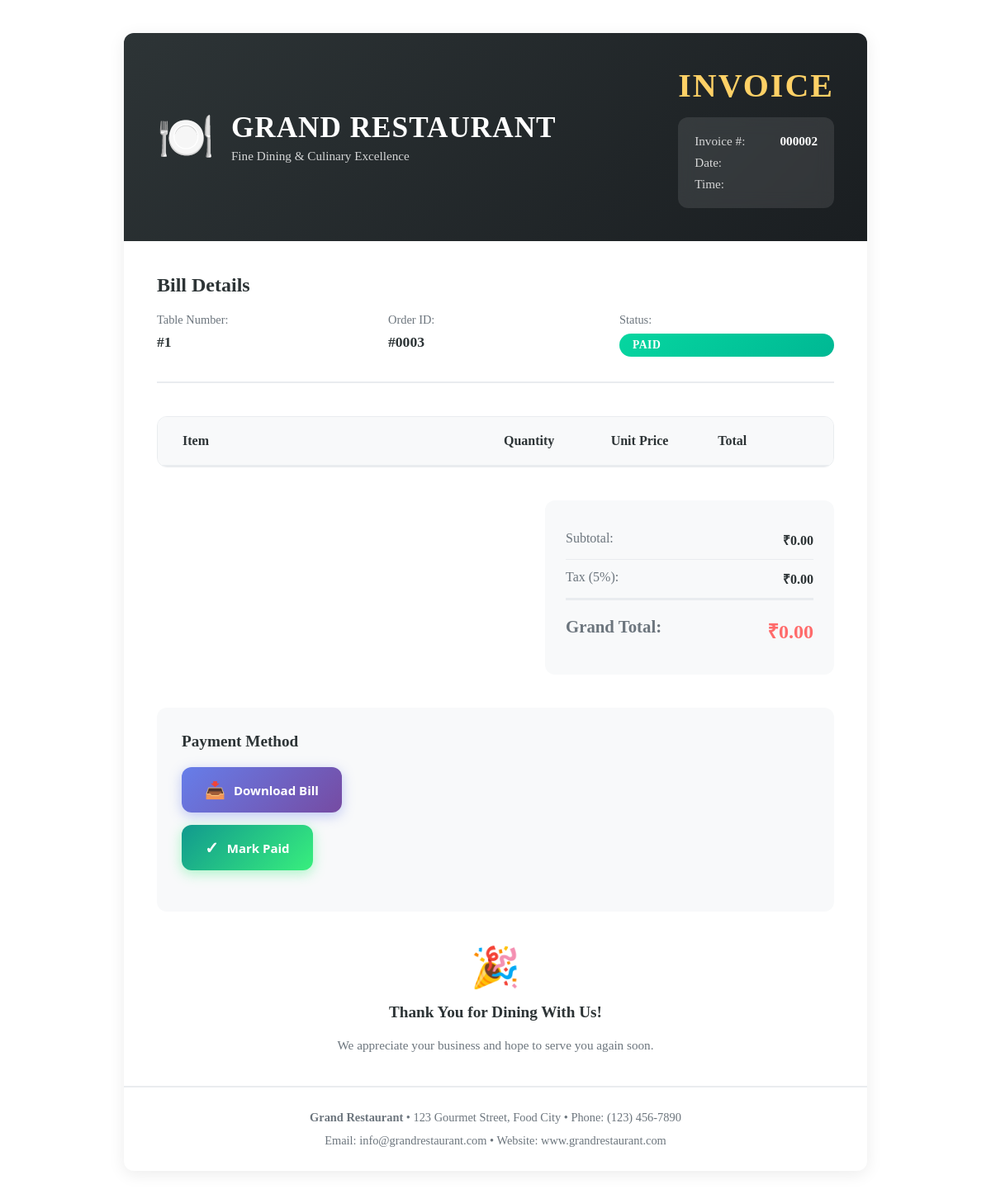
The app's page /bill/2/ (signed in) with its own data.
### dining/models.py (models this page shows, shortened)
class Bill(models.Model):
    STATUS = [
        ('not_generated', 'Not Generated'),
        ('pending', 'Pending Payment'),
        ('paid', 'Paid'),
    ]
    order = models.OneToOneField(Order, on_delete=models.CASCADE)
    tax_percent = models.IntegerField(default=5)
    total_amount = models.DecimalField(max_digits=10, decimal_places=2)
    status = models.CharField(max_length=20, choices=STATUS, default='not_generated')

class Order(models.Model):
    STATUS = [
        ('placed', 'Placed'),
        ('kitchen', 'In Kitchen'),
        ('served', 'Served'),
        ('completed', 'Completed'),
    ]
    table = models.ForeignKey(Table, on_delete=models.CASCADE)
    status = models.CharField(max_length=20, choices=STATUS, default='placed')
    created_by = models.ForeignKey(User, on_delete=models.SET_NULL, null=True)
    created_at = models.DateTimeField(auto_now_add=True)

class Table(models.Model):
    STATUS = [
        ('available', 'Available'),
        ('occupied', 'Occupied'),
        ('bill_requested', 'Bill Requested'),
        ('closed', 'Closed'),
    ]
    table_number = models.IntegerField(unique=True)
    capacity = models.IntegerField()
    status = models.CharField(max_length=20, choices=STATUS, default='available')

### dining/views.py (the view)
# urls.py: path('bill/<int:bill_id>/', bill_view),
@login_required
def bill_view(request, bill_id):
    bill = get_object_or_404(Bill, id=bill_id)
    return render(request, 'dining/bill.html', {'bill': bill})

### dining/templates/dining/bill.html (shortened to what this page needs)
<div class="bill-container">
    <div class="bill-header">
        <div class="restaurant-info">
            <div class="restaurant-logo">🍽️</div>
            <div>
                <h1>GRAND RESTAURANT</h1>
                <p class="restaurant-subtitle">Fine Dining & Culinary Excellence</p>
            </div>
        </div>
        <div class="invoice-info">
            <div class="invoice-header">INVOICE</div>
            <div class="invoice-details">
                <div class="detail-row">
                    <span class="detail-label">Invoice #:</span>
                    <span class="detail-value">{{ bill.id|stringformat:"06d" }}</span>
                </div>
                <div class="detail-row">
                    <span class="detail-label">Date:</span>
                </div>
                <div class="detail-row">
                    <span class="detail-label">Time:</span>
                </div>
            </div>
        </div>
    </div>
    <div class="bill-details">
        <div class="customer-info">
            <h2>Bill Details</h2>
            <div class="info-grid">
                <div class="info-item">
                    <span class="info-label">Table Number:</span>
                    <span class="info-value">#{{ bill.order.table.table_number }}</span>
                </div>
                <div class="info-item">
                    <span class="info-label">Order ID:</span>
                    <span class="info-value">#{{ bill.order.id|stringformat:"04d" }}</span>
                </div>
                <div class="info-item">
                    <span class="info-label">Status:</span>
                    <span class="status-badge {{ bill.status }}">{{ bill.get_status_display }}</span>
                </div>
            </div>
        </div>
        <div class="items-table-container">
            <div class="table-header">
                <div class="table-col item">Item</div>
                <div class="table-col qty">Quantity</div>
                <div class="table-col price">Unit Price</div>
                <div class="table-col total">Total</div>
            </div>
        </div>
        <div class="summary-section">
            <div class="summary-card">
                <div class="summary-row">
                    <span class="summary-label">Subtotal:</span>
                    <span class="summary-value">₹{{ bill.subtotal|default:bill.total_amount }}</span>
                </div>
                <div class="summary-row">
                    <span class="summary-label">Tax (5%):</span>
                    <span class="summary-value">₹{{ bill.tax|default:"0.00" }}</span>
                </div>
                <div class="summary-row grand-total">
                    <span class="summary-label">Grand Total:</span>
                    <span class="summary-value">₹{{ bill.total_amount }}</span>
                </div>
            </div>
        </div>
        <div class="payment-info">
            <div class="payment-method">
                <h3>Payment Method</h3>
                <div style="display: flex; gap: 15px; flex-wrap: wrap; margin: 20px 0;">
    <a href="/bill/download/{{ bill.id }}/"
       style="display: inline-flex;
              align-items: center;
              gap: 10px;
              background: linear-gradient(135deg, #667eea 0%, #764ba2 100%);
              color: white;
              padding: 14px 28px;
              border-radius: 12px;
              text-decoration: none;
              font-family: 'Segoe UI', Tahoma, Geneva, Verdana, sans-serif;
              font-weight: 600;
              font-size: 15px;
              box-shadow: 0 4px 15px rgba(102, 126, 234, 0.4);
              transition: all 0.3s ease;
              position: relative;
              overflow: hidden;">
        <span style="font-size: 20px;">📥</span>
        <span>Download Bill</span>
    </a>
    <a href="/bill/pay/{{ bill.id }}/"
       style="display: inline-flex;
              align-items: center;
              gap: 10px;
              background: linear-gradient(135deg, #11998e 0%, #38ef7d 100%);
              color: white;
              padding: 14px 28px;
              border-radius: 12px;
              text-decoration: none;
              font-family: 'Segoe UI', Tahoma, Geneva, Verdana, sans-serif;
              font-weight: 600;
              font-size: 15px;
              box-shadow: 0 4px 15px rgba(56, 239, 125, 0.4);
              transition: all 0.3s ease;
              position: relative;
              overflow: hidden;">
        <span style="font-size: 20px;">✓</span>
        <span>Mark Paid</span>
    </a>
</div>
                </div>
            </div>
            <div class="thank-you">
                <div class="thank-you-icon">🎉</div>
                <h3>Thank You for Dining With Us!</h3>
                <p>We appreciate your business and hope to serve you again soon.</p>
            </div>
        </div>
        <div class="contact-info">
            <p><strong>Grand Restaurant</strong> • 123 Gourmet Street, Food City • Phone: (123) 456-7890</p>
            <p>Email: info@grandrestaurant.com • Website: www.grandrestaurant.com</p>
        </div>
    </div>

### dining/templates/dining/bill.html (style rules this page uses)
.bill-container { max-width: 900px; margin: 40px auto; background: white; box-shadow: var(--shadow); border-radius: var(--radius); overflow: hidden; }
.bill-header { display: flex; justify-content: space-between; align-items: center; padding: 40px; background: linear-gradient(135deg, var(--dark-color), #1a1e21); color: white; flex-wrap: wrap; gap: 30px; }
.restaurant-info { display: flex; align-items: center; gap: 20px; }
.restaurant-logo { font-size: 3.5rem; animation: pulse 2s infinite; }
.restaurant-info h1 { margin: 0; font-size: 2.2rem; font-weight: 800; letter-spacing: 1px; }
.restaurant-subtitle { margin: 5px 0 0 0; opacity: 0.8; font-size: 0.95rem; }
.invoice-info { text-align: right; }
.invoice-header { font-size: 2.5rem; font-weight: 700; margin-bottom: 15px; letter-spacing: 2px; color: var(--accent-color); }
.invoice-details { background: rgba(255, 255, 255, 0.1); padding: 20px; border-radius: var(--radius); backdrop-filter: blur(10px); }
.detail-row { display: flex; justify-content: space-between; gap: 20px; margin-bottom: 8px; font-size: 0.95rem; }
.detail-row:last-child { margin-bottom: 0; }
.detail-label { opacity: 0.8; }
.detail-value { font-weight: 600; }
.bill-details { padding: 40px; }
.customer-info { margin-bottom: 40px; padding-bottom: 30px; border-bottom: 2px solid var(--border-color); }
.customer-info h2 { margin: 0 0 20px 0; color: var(--dark-color); font-size: 1.5rem; }
.info-grid { display: grid; grid-template-columns: repeat(auto-fit, minmax(200px, 1fr)); gap: 20px; }
.info-item { display: flex; flex-direction: column; gap: 8px; }
.info-label { color: #6c757d; font-size: 0.9rem; font-weight: 500; }
.info-value { font-size: 1.1rem; font-weight: 600; color: var(--dark-color); }
.status-badge { display: inline-block; padding: 6px 16px; border-radius: 20px; font-size: 0.85rem; font-weight: 600; text-transform: uppercase; letter-spacing: 0.5px; }
.status-badge.paid { background: linear-gradient(135deg, var(--success-color), #00b894); color: white; }
.items-table-container { margin-bottom: 40px; border: 1px solid var(--border-color); border-radius: var(--radius); overflow: hidden; }
.table-header { display: grid; grid-template-columns: 3fr 1fr 1fr 1fr; padding: 20px; background: var(--light-color); font-weight: 700; color: var(--dark-color); border-bottom: 2px solid var(--border-color); }
.table-col { display: flex; align-items: center; padding: 0 10px; }
.table-col.item { flex-direction: column; align-items: flex-start; gap: 5px; }
.table-col.price, .table-col.total { font-weight: 600; color: var(--dark-color); }
.summary-section { display: flex; justify-content: flex-end; margin-bottom: 40px; }
.summary-card { width: 300px; background: var(--light-color); border-radius: var(--radius); padding: 25px; }
.summary-row { display: flex; justify-content: space-between; padding: 12px 0; border-bottom: 1px solid var(--border-color); font-size: 1rem; }
.summary-row:last-child { border-bottom: none; }
.summary-row.grand-total { font-size: 1.3rem; font-weight: 700; color: var(--dark-color); padding-top: 20px; border-top: 2px solid var(--border-color); }
.summary-label { color: #6c757d; }
.summary-value { font-weight: 600; color: var(--dark-color); }
.grand-total .summary-value { color: var(--primary-color); font-size: 1.5rem; }
.payment-info { display: grid; grid-template-columns: 1fr 1fr; gap: 40px; margin-bottom: 40px; padding: 30px; background: var(--light-color); border-radius: var(--radius); }
.payment-method h3, .thank-you h3 { margin: 0 0 20px 0; color: var(--dark-color); font-size: 1.2rem; }
.thank-you { text-align: center; }
.thank-you-icon { font-size: 3rem; margin-bottom: 15px; animation: bounce 2s infinite; }
.thank-you p { color: #6c757d; margin: 10px 0 0 0; font-size: 0.95rem; }
.contact-info { text-align: center; padding: 20px; border-top: 2px solid var(--border-color); color: #6c757d; font-size: 0.9rem; line-height: 1.6; }
.contact-info p { margin: 5px 0; }

### records on screen
Bill: id "000002", order.table.table_number "1", order.id "0003", status "PAID", subtotal "0.00", total_amount "0.00"

### other values on screen
{{ bill.tax|default:"0.00" }} "0.00"
